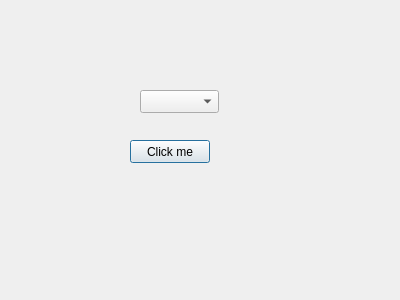
<?xml version="1.0" encoding="UTF-8"?>
<ui version="4.0">
 <class>Dialog</class>
 <widget class="QDialog" name="Dialog">
  <property name="geometry">
   <rect>
    <x>0</x>
    <y>0</y>
    <width>400</width>
    <height>300</height>
   </rect>
  </property>
  <property name="windowTitle">
   <string>Dialog</string>
  </property>
  <widget class="QComboBox" name="comboBox">
   <property name="geometry">
    <rect>
     <x>140</x>
     <y>90</y>
     <width>79</width>
     <height>23</height>
    </rect>
   </property>
  </widget>
  <widget class="QPushButton" name="pushButton">
   <property name="geometry">
    <rect>
     <x>130</x>
     <y>140</y>
     <width>80</width>
     <height>23</height>
    </rect>
   </property>
   <property name="text">
    <string>Click me</string>
   </property>
  </widget>
 </widget>
 <layoutdefault spacing="6" margin="11"/>
 <resources/>
 <connections/>
</ui>
